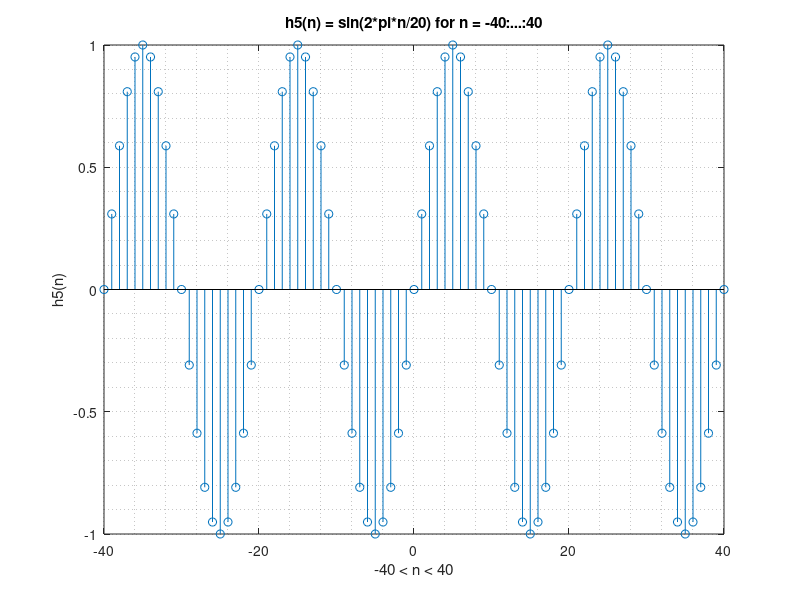

MATLAB code to generate this figure:
%Assignment 1 
% Done by Mahmoud Yassin Mahmoud
% ID: 202113650
% Submitted To Dr. Wail A. Mousa
% Bism Allah and I will continue with 
%(Q3)The sinusoidal sequence:
% h5(n) = sin(2*pi*n/20) for n = -40:...:40
% Is it a periodic signal? If yes, then what is its period?
%%%%%%%%%%%%%%%%%%%%%%%%%%%%%%%%%%%%%%%%%%%%%%%%%%%%%%%%%%%%%%%
clc;
clear;
%.........................................
% difine n
 n= -40:40;
 %............................................
%calculate sinusoidal  
 h5 = sin(2*pi*n/20);
 %..............................................
 %ploting
 stem(n,h5)
   grid minor
   title('h5(n) = sin(2*pi*n/20) for n = -40:...:40')
   xlabel('-40 < n < 40') 
   ylabel('h5(n)') 
 % Periodicity
 fprintf('Signal is periodoc with fundamental period equals to 20\n');




